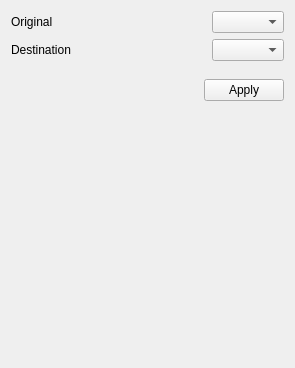
<?xml version="1.0" encoding="UTF-8"?>
<ui version="4.0">
 <class>CoordinateSystem</class>
 <widget class="QWidget" name="CoordinateSystem">
  <property name="geometry">
   <rect>
    <x>0</x>
    <y>0</y>
    <width>295</width>
    <height>368</height>
   </rect>
  </property>
  <property name="windowTitle">
   <string>Form</string>
  </property>
  <layout class="QVBoxLayout" name="verticalLayout">
   <item>
    <layout class="QHBoxLayout" name="horizontalLayout">
     <item>
      <widget class="QLabel" name="label">
       <property name="text">
        <string>Original</string>
       </property>
      </widget>
     </item>
     <item>
      <spacer name="horizontalSpacer">
       <property name="orientation">
        <enum>Qt::Horizontal</enum>
       </property>
       <property name="sizeHint" stdset="0">
        <size>
         <width>40</width>
         <height>20</height>
        </size>
       </property>
      </spacer>
     </item>
     <item>
      <widget class="QComboBox" name="srcCoordSysCB"/>
     </item>
    </layout>
   </item>
   <item>
    <layout class="QHBoxLayout" name="horizontalLayout_2">
     <item>
      <widget class="QLabel" name="label_2">
       <property name="text">
        <string>Destination</string>
       </property>
      </widget>
     </item>
     <item>
      <spacer name="horizontalSpacer_2">
       <property name="orientation">
        <enum>Qt::Horizontal</enum>
       </property>
       <property name="sizeHint" stdset="0">
        <size>
         <width>40</width>
         <height>20</height>
        </size>
       </property>
      </spacer>
     </item>
     <item>
      <widget class="QComboBox" name="dstCoordSysCB"/>
     </item>
    </layout>
   </item>
   <item>
    <spacer name="verticalSpacer_2">
     <property name="orientation">
      <enum>Qt::Vertical</enum>
     </property>
     <property name="sizeType">
      <enum>QSizePolicy::Fixed</enum>
     </property>
     <property name="sizeHint" stdset="0">
      <size>
       <width>20</width>
       <height>12</height>
      </size>
     </property>
    </spacer>
   </item>
   <item>
    <layout class="QHBoxLayout" name="horizontalLayout_3">
     <item>
      <spacer name="horizontalSpacer_3">
       <property name="orientation">
        <enum>Qt::Horizontal</enum>
       </property>
       <property name="sizeHint" stdset="0">
        <size>
         <width>40</width>
         <height>20</height>
        </size>
       </property>
      </spacer>
     </item>
     <item>
      <widget class="QPushButton" name="applyButton">
       <property name="text">
        <string>Apply</string>
       </property>
      </widget>
     </item>
    </layout>
   </item>
   <item>
    <spacer name="verticalSpacer">
     <property name="orientation">
      <enum>Qt::Vertical</enum>
     </property>
     <property name="sizeHint" stdset="0">
      <size>
       <width>20</width>
       <height>218</height>
      </size>
     </property>
    </spacer>
   </item>
  </layout>
 </widget>
 <resources/>
 <connections/>
</ui>
